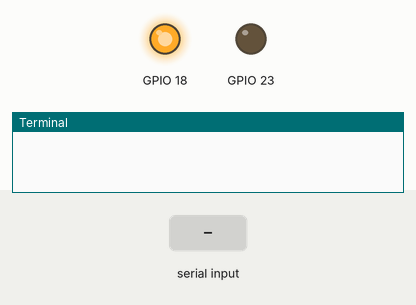
The program below on a simulated Raspberry Pi (BCM pin numbers). Parts: output pins drawn as LEDs (lit = HIGH), the last lines printed to the terminal. Inputs (shaded band) come from the test bench.

Above: at 1.2 s.
1.3 s: "1" typed at the terminal, then Enter
At 3.0 s:
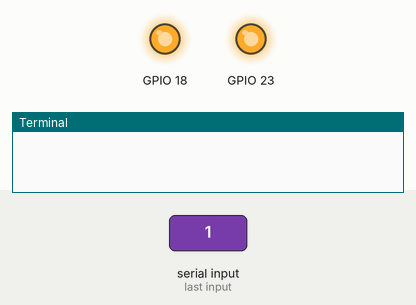
At 9.6 s:
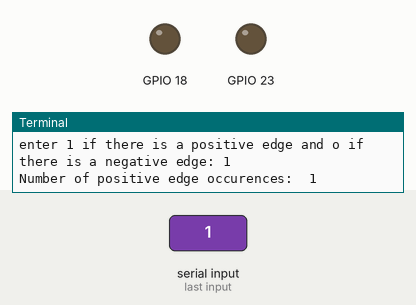
Timing chart, 0 to 11.1 s (numbered marks = the images above; inputs shaded):
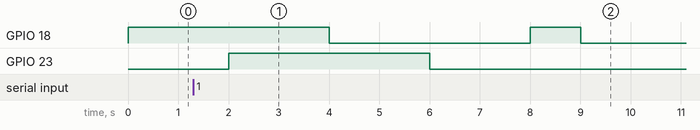

The program:

isr.py
```python
import RPi.GPIO as GPIO
import time
GPIO.setmode(GPIO.BCM)
GPIO.setup(18, GPIO.OUT)
GPIO.setup(23, GPIO.OUT)

global positive_edge
positive_edge = 0

global negative_edge
negative_edge = 0

def ISRL2H():
    global positive_edge
    positive_edge += 1
    print("Number of positive edge occurences: ", positive_edge)
    GPIO.output(18,1)
    time.sleep(1)
    GPIO.output(18,0)
    time.sleep(2)

def ISRH2L():
    global negative_edge
    negative_edge += 1
    print("Number of negative edge occurences: ", negative_edge)
    GPIO.output(23,1)
    time.sleep(1)
    GPIO.output(23,0)
    time.sleep(2)

while True:
    GPIO.output(18,1)
    time.sleep(2)
    GPIO.output(23,1)
    time.sleep(2)
    GPIO.output(18,0)
    time.sleep(2)
    GPIO.output(23,0)
    time.sleep(2)

    ch = input("enter 1 if there is a positive edge and o if there is a negative edge: ")
    if ch == '1':
        ISRL2H()
    elif ch == '0':
        ISRH2L()

    ip = input("enter yes f you want to exit the program: ")

    if ip == 'yes':
        break
```
